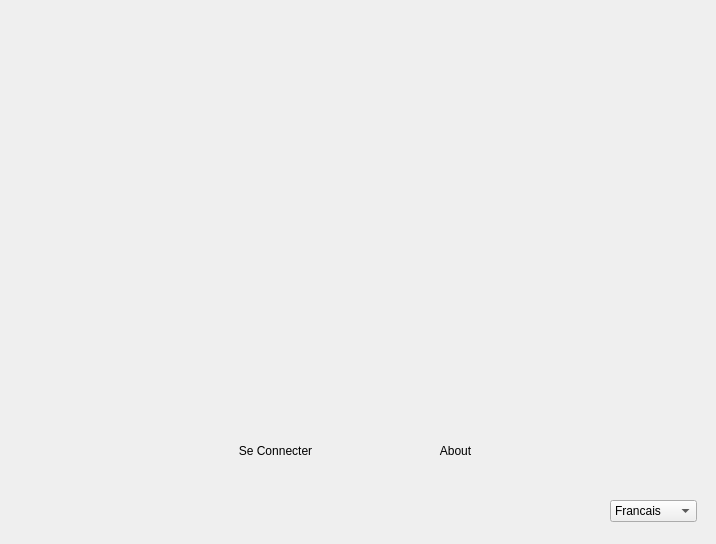
<?xml version="1.0" encoding="UTF-8"?>
<ui version="4.0">
 <class>Form</class>
 <widget class="QWidget" name="Form">
  <property name="geometry">
   <rect>
    <x>0</x>
    <y>0</y>
    <width>716</width>
    <height>544</height>
   </rect>
  </property>
  <property name="windowTitle">
   <string>Form</string>
  </property>
  <property name="styleSheet">
   <string notr="true">/*
 * The MIT License (MIT)
 *
 * Copyright (c) &lt;2013-2014&gt; &lt;Colin Duquesnoy&gt;
 * Copyright (c) &lt;2017&gt; &lt;Michell Stuttgart&gt;
 *
 * Permission is hereby granted, free of charge, to any person obtaining a copy
 * of this software and associated documentation files (the &quot;Software&quot;), to deal
 * in the Software without restriction, including without limitation the rights
 * to use, copy, modify, merge, publish, distribute, sublicense, and/or sell
 * copies of the Software, and to permit persons to whom the Software is
 * furnished to do so, subject to the following conditions:

 * The above copyright notice and this permission notice shall be included in
 * all copies or substantial portions of the Software.

 * THE SOFTWARE IS PROVIDED &quot;AS IS&quot;, WITHOUT WARRANTY OF ANY KIND, EXPRESS OR
 * IMPLIED, INCLUDING BUT NOT LIMITED TO THE WARRANTIES OF MERCHANTABILITY,
 * FITNESS FOR A PARTICULAR PURPOSE AND NONINFRINGEMENT. IN NO EVENT SHALL THE
 * AUTHORS OR COPYRIGHT HOLDERS BE LIABLE FOR ANY CLAIM, DAMAGES OR OTHER
 * LIABILITY, WHETHER IN AN ACTION OF CONTRACT, TORT OR OTHERWISE, ARISING FROM,
 * OUT OF OR IN CONNECTION WITH THE SOFTWARE OR THE USE OR OTHER DEALINGS IN
 * THE SOFTWARE.
 */
 QToolTip
 {
      border: 1px solid black;
      background-color: #D1DBCB;
      padding: 1px;
      border-radius: 3px;
      opacity: 100;
 }
 
 QWidget
 {
     color: #b1b1b1;
     background-color: #323232;
     selection-background-color:#323232;
     selection-color: black;
     background-clip: border;
     border-image: none;
     border: 0px transparent black;
     outline: 0;
 }
 
 QWidget:item:hover
 {
     background-color: #D1DBCB;
     color: black;
 }
 
 QWidget:item:selected
 {
     background-color: #D1DBCB;
     border: 0px
 }
 
 QCheckBox
 {
     spacing: 5px;
     outline: none;
     color: #eff0f1;
     margin-bottom: 2px;
 }
 
 QCheckBox:disabled
 {
     color: #76797C;
 }
 
 QCheckBox::indicator,QGroupBox::indicator
 {
     width: 18px;
     height: 18px;
 }
 
 QGroupBox::indicator
 {
     margin-left: 2px;
 }
 
 QCheckBox::indicator:unchecked
 {
     image: url(:/qss_icons/rc/checkbox_unchecked.png);
 }
 
 QCheckBox::indicator:unchecked:hover,
 QCheckBox::indicator:unchecked:focus,
 QCheckBox::indicator:unchecked:pressed,
 QGroupBox::indicator:unchecked:hover,
 QGroupBox::indicator:unchecked:focus,
 QGroupBox::indicator:unchecked:pressed
 {
   border: none;
     image: url(:/qss_icons/rc/checkbox_unchecked_focus.png);
 }
 
 QCheckBox::indicator:checked
 {
     image: url(:/qss_icons/rc/checkbox_checked.png);
 }
 
 QCheckBox::indicator:checked:hover,
 QCheckBox::indicator:checked:focus,
 QCheckBox::indicator:checked:pressed,
 QGroupBox::indicator:checked:hover,
 QGroupBox::indicator:checked:focus,
 QGroupBox::indicator:checked:pressed
 {
     border: none;
     image: url(:/qss_icons/rc/checkbox_checked_focus.png);
 }
 
 
 QCheckBox::indicator:indeterminate
 {
     image: url(:/qss_icons/rc/checkbox_indeterminate.png);
 }
 
 QCheckBox::indicator:indeterminate:focus,
 QCheckBox::indicator:indeterminate:hover,
 QCheckBox::indicator:indeterminate:pressed
 {
     image: url(:/qss_icons/rc/checkbox_indeterminate_focus.png);
 }
 
 QCheckBox::indicator:checked:disabled,
 QGroupBox::indicator:checked:disabled
 {
     image: url(:/qss_icons/rc/checkbox_checked_disabled.png);
 }
 
 QCheckBox::indicator:unchecked:disabled,
 QGroupBox::indicator:unchecked:disabled
 {
     image: url(:/qss_icons/rc/checkbox_unchecked_disabled.png);
 }
 
 QRadioButton
 {
     spacing: 5px;
     outline: none;
     color: #eff0f1;
     margin-bottom: 2px;
 }
 
 QRadioButton:disabled
 {
     color: #76797C;
 }
 QRadioButton::indicator
 {
     width: 21px;
     height: 21px;
 }
 
 QRadioButton::indicator:unchecked
 {
     image: url(:/qss_icons/rc/radio_unchecked.png);
 }
 
 
 QRadioButton::indicator:unchecked:hover,
 QRadioButton::indicator:unchecked:focus,
 QRadioButton::indicator:unchecked:pressed
 {
     border: none;
     outline: none;
     image: url(:/qss_icons/rc/radio_unchecked_focus.png);
 }
 
 QRadioButton::indicator:checked
 {
     border: none;
     outline: none;
     image: url(:/qss_icons/rc/radio_checked.png);
 }
 
 QRadioButton::indicator:checked:hover,
 QRadioButton::indicator:checked:focus,
 QRadioButton::indicator:checked:pressed
 {
     border: none;
     outline: none;
     image: url(:/qss_icons/rc/radio_checked_focus.png);
 }
 
 QRadioButton::indicator:checked:disabled
 {
     outline: none;
     image: url(:/qss_icons/rc/radio_checked_disabled.png);
 }
 
 QRadioButton::indicator:unchecked:disabled
 {
     image: url(:/qss_icons/rc/radio_unchecked_disabled.png);
 }
 
 
 QMenuBar
 {
     background-color: #323232;
     color: #D1DBCB;
 }
 
 QMenuBar::item
 {
     background-color: #323232;
     background: transparent;
     /* padding: 2px 20px 2px 20px; */
 }
 
 QMenuBar::item:selected
 {
     background: transparent;
     /* border: 1px solid #76797C; */
 }
 
 QMenuBar::item:pressed
 {
     border: 0px solid #76797C;
     background-color: #D1DBCB;
     color: #000;
     margin-bottom:-1px;
     padding-bottom:1px;
 }
 
 QMenu
 {
     background-color: #323232;
     /* border: 1px solid #76797C; */
     color: #eff0f1;
     /*margin: 2px; */
 }
 
 QMenu::icon
 {
     /*margin: 5px;*/
 }
 
 QMenu::item
 {
     padding: 2px 30px 2px 30px;
     /*margin-left: 5px;*/
     border: 1px solid transparent; /* reserve space for selection border */
 }
 
 QMenu::item:selected
 {
     color: #000000;
 }
 
 QMenu::separator {
     height: 2px;
     background: #D1DBCB;
     margin-left: 10px;
     margin-right: 5px;
 }
 
 QMenu::indicator {
     width: 18px;
     height: 18px;
 }
 
 /* non-exclusive indicator = check box style indicator
    (see QActionGroup::setExclusive) */
 QMenu::indicator:non-exclusive:unchecked {
     image: url(:/qss_icons/rc/checkbox_unchecked.png);
 }
 
 QMenu::indicator:non-exclusive:unchecked:selected {
     image: url(:/qss_icons/rc/checkbox_unchecked_disabled.png);
 }
 
 QMenu::indicator:non-exclusive:checked {
     image: url(:/qss_icons/rc/checkbox_checked.png);
 }
 
 QMenu::indicator:non-exclusive:checked:selected {
     image: url(:/qss_icons/rc/checkbox_checked_disabled.png);
 }
 
 /* exclusive indicator = radio button style indicator (see QActionGroup::setExclusive) */
 QMenu::indicator:exclusive:unchecked {
     image: url(:/qss_icons/rc/radio_unchecked.png);
 }
 
 QMenu::indicator:exclusive:unchecked:selected {
     image: url(:/qss_icons/rc/radio_unchecked_disabled.png);
 }
 
 QMenu::indicator:exclusive:checked {
     image: url(:/qss_icons/rc/radio_checked.png);
 }
 
 QMenu::indicator:exclusive:checked:selected {
     image: url(:/qss_icons/rc/radio_checked_disabled.png);
 }
 
 QMenu::right-arrow {
     margin: 5px;
     image: url(:/qss_icons/rc/right_arrow.png)
 }
 
 
 QWidget:disabled
 {
     color: #454545;
     background-color: #323232;
 }
 
 QAbstractItemView
 {
     alternate-background-color: #323232;
     color: #eff0f1;
     border: 1px solid 3A3939;
     border-radius: 2px;
 }
 
 QWidget:focus, QMenuBar:focus,QToolBar:focus,QScrollAreaViewer:focus
 {
     /* border: 2px solid #D1DBCB; */
 }
 
 QTabWidget:focus, QCheckBox:focus, QRadioButton:focus, QSlider:focus
 {
     border: none;
 }
 
 QLineEdit
 {
     background-color: #1e1e1e;
     selection-background-color: #D1DBCB;
     selection-color: black;
     padding: 5px;
     border-style: solid;
     border: 1px solid #76797C;
     border-radius: 2px;
     color: #eff0f1;
 }
 
 QGroupBox {
     border:1px solid #76797C;
     border-radius: 2px;
     margin-top: 20px;
 }
 
 QGroupBox::title {
     subcontrol-origin: margin;
     subcontrol-position: top center;
     padding-left: 10px;
     padding-right: 10px;
     padding-top: 10px;
 }
 
 QAbstractScrollArea
 {
     border-radius: 0px;
     border: 0px solid #76797C;
     background-color: transparent;
 }
 
 QScrollBar:horizontal
 {
     height: 15px;
     margin: 3px 15px 3px 15px;
     border: 1px transparent #2A2929;
     border-radius: 4px;
     background-color: #2A2929;
 }
 
 QScrollBar::handle:horizontal
 {
     background-color: #605F5F;
     min-width: 5px;
     border-radius: 4px;
 }
 
 QScrollBar::add-line:horizontal
 {
     margin: 0px 3px 0px 3px;
     border-image: url(:/qss_icons/rc/right_arrow_disabled.png);
     width: 10px;
     height: 10px;
     subcontrol-position: right;
     subcontrol-origin: margin;
 }
 
 QScrollBar::sub-line:horizontal
 {
     margin: 0px 3px 0px 3px;
     border-image: url(:/qss_icons/rc/left_arrow_disabled.png);
     height: 10px;
     width: 10px;
     subcontrol-position: left;
     subcontrol-origin: margin;
 }
 
 QScrollBar::add-line:horizontal:hover,QScrollBar::add-line:horizontal:on
 {
     border-image: url(:/qss_icons/rc/right_arrow.png);
     height: 10px;
     width: 10px;
     subcontrol-position: right;
     subcontrol-origin: margin;
 }
 
 
 QScrollBar::sub-line:horizontal:hover, QScrollBar::sub-line:horizontal:on
 {
     border-image: url(:/qss_icons/rc/left_arrow.png);
     height: 10px;
     width: 10px;
     subcontrol-position: left;
     subcontrol-origin: margin;
 }
 
 QScrollBar::up-arrow:horizontal, QScrollBar::down-arrow:horizontal
 {
     background: none;
 }
 
 
 QScrollBar::add-page:horizontal, QScrollBar::sub-page:horizontal
 {
     background: none;
 }
 
 QScrollBar:vertical
 {
     background-color: #2A2929;
     width: 15px;
     margin: 15px 3px 15px 3px;
     border: 1px transparent #2A2929;
     border-radius: 4px;
 }
 
 QScrollBar::handle:vertical
 {
     background-color: #605F5F;
     min-height: 5px;
     border-radius: 4px;
 }
 
 QScrollBar::sub-line:vertical
 {
     margin: 3px 0px 3px 0px;
     border-image: url(:/qss_icons/rc/up_arrow_disabled.png);
     height: 10px;
     width: 10px;
     subcontrol-position: top;
     subcontrol-origin: margin;
 }
 
 QScrollBar::add-line:vertical
 {
     margin: 3px 0px 3px 0px;
     border-image: url(:/qss_icons/rc/down_arrow_disabled.png);
     height: 10px;
     width: 10px;
     subcontrol-position: bottom;
     subcontrol-origin: margin;
 }
 
 QScrollBar::sub-line:vertical:hover,QScrollBar::sub-line:vertical:on
 {
 
     border-image: url(:/qss_icons/rc/up_arrow.png);
     height: 10px;
     width: 10px;
     subcontrol-position: top;
     subcontrol-origin: margin;
 }
 
 
 QScrollBar::add-line:vertical:hover, QScrollBar::add-line:vertical:on
 {
     border-image: url(:/qss_icons/rc/down_arrow.png);
     height: 10px;
     width: 10px;
     subcontrol-position: bottom;
     subcontrol-origin: margin;
 }
 
 QScrollBar::up-arrow:vertical, QScrollBar::down-arrow:vertical
 {
     background: none;
 }
 
 
 QScrollBar::add-page:vertical, QScrollBar::sub-page:vertical
 {
     background: none;
 }
 
 QTextEdit
 {
     background-color: #1e1e1e;
     color: #eff0f1;
     border: 1px solid #76797C;
 }
 
 QPlainTextEdit
 {
     background-color: #1e1e1e;;
     color: #eff0f1;
     border-radius: 2px;
     border: 1px solid #76797C;
 }
 
 QHeaderView::section
 {
     background-color: #76797C;
     color: #eff0f1;
     padding: 5px;
     border: 1px solid #76797C;
 }
 
 QSizeGrip {
     image: url(:/qss_icons/rc/sizegrip.png);
     width: 12px;
     height: 12px;
 }
 
 
 QMainWindow::separator
 {
     background-color: #323232;
     color: white;
     padding-left: 4px;
     spacing: 2px;
     border: 1px dashed #76797C;
 }
 
 QMainWindow::separator:hover
 {
 
     background-color: #787876;
     color: white;
     padding-left: 4px;
     border: 1px solid #76797C;
     spacing: 2px;
 }
 
 
 QMenu::separator
 {
     height: 1px;
     background-color: #76797C;
     color: white;
     padding-left: 4px;
     margin-left: 10px;
     margin-right: 5px;
 }
 
 QFrame
 {
     border-radius: 0px;
     /*border: 1px solid #76797C;*/
 }
 
 
 QFrame[frameShape=&quot;0&quot;]
 {
     border-radius: 0px;
     border: 0px transparent #76797C;
 }
 
 QStackedWidget
 {
     border: 1px transparent black;
 }
 
 QToolBar {
     border: 0px transparent #393838;
     background: 0px solid #323232;
     font-weight: bold;
 }
 
 QToolBar::handle:horizontal {
     image: url(:/qss_icons/rc/Hmovetoolbar.png);
 }
 QToolBar::handle:vertical {
     image: url(:/qss_icons/rc/Vmovetoolbar.png);
 }
 QToolBar::separator:horizontal {
     image: url(:/qss_icons/rc/Hsepartoolbar.png);
 }
 QToolBar::separator:vertical {
     image: url(:/qss_icons/rc/Vsepartoolbar.png);
 }
 QToolButton#qt_toolbar_ext_button {
     background: #58595a
 }
 
 QPushButton
 {
     
     color: #eff0f1;
     background-color: #323232;
     border-width: 1px;
     border-color: #76797C;
     border-style: solid;
     padding: 5px;
     border-radius: 0px;
     outline: none;
 }
 
 QPushButton:disabled
 {
     
     background-color: rgb(117, 0, 176);
     border-width: 1px;
     border-color: #454545;
     border-style: solid;
     padding-top: 5px;
     padding-bottom: 5px;
     padding-left: 10px;
     padding-right: 10px;
     border-radius: 2px;
     color: #454545;
 }
 
 QPushButton:focus {
     background-color: #D1DBCB;
     color: black;
 }
 
 QPushButton:pressed
 {
     color: black;
     background-color: #D1DBCB;
     padding-top: -15px;
     padding-bottom: -17px;
 }
 
 QComboBox
 {
     selection-background-color: #D1DBCB;
     background-color: #31363B;
     border-style: solid;
     border: 1px solid #76797C;
     border-radius: 2px;
     padding: 5px;
     min-width: 75px;
 }
 
 QPushButton:checked{
     background-color: #76797C;
     border-color: #6A6969;
 }
 
 QComboBox:hover,QPushButton:hover,QAbstractSpinBox:hover,QLineEdit:hover,QTextEdit:hover,QPlainTextEdit:hover,QAbstractView:hover,QTreeView:hover
 {
     border: 1px solid #D1DBCB;
 }
 
 QComboBox:on
 {
     padding-top: 0px;
     padding-left: 4px;
     selection-background-color: #4a4a4a;
 }
 
 QComboBox QAbstractItemView
 {
     background-color: #1e1e1e;
     border-radius: 2px;
     border: 1px solid #76797C;
     selection-background-color: #D1DBCB;
 }
 
 QComboBox::drop-down
 {
     subcontrol-origin: padding;
     subcontrol-position: top right;
     width: 15px;
 
     border-left-width: 0px;
     border-left-color: darkgray;
     border-left-style: solid;
     border-top-right-radius: 3px;
     border-bottom-right-radius: 3px;
 }
 
 QComboBox::down-arrow
 {
     image: url(:/qss_icons/rc/down_arrow_disabled.png);
 }
 
 QComboBox::down-arrow:on, QComboBox::down-arrow:hover,
 QComboBox::down-arrow:focus
 {
     image: url(:/qss_icons/rc/down_arrow.png);
 }
 
 QAbstractSpinBox {
     padding: 2px;
     margin: 2px;
     background-color: #1e1e1e;
     color: #eff0f1;
     border-radius: 0px;
     min-width: 75px;
     selection-background-color: #D1DBCB;
     selection-color: black;
 }
 
 QAbstractSpinBox:up-button
 {
     background-color: transparent;
     subcontrol-origin: border;
     subcontrol-position: center right;
 }
 
 QAbstractSpinBox:down-button
 {
     background-color: transparent;
     subcontrol-origin: border;
     subcontrol-position: center left;
 }
 
 QAbstractSpinBox::up-arrow,QAbstractSpinBox::up-arrow:disabled,QAbstractSpinBox::up-arrow:off {
     image: url(:/qss_icons/rc/up_arrow_disabled.png);
     width: 10px;
     height: 10px;
 }
 QAbstractSpinBox::up-arrow:hover
 {
     image: url(:/qss_icons/rc/up_arrow.png);
 }
 
 
 QAbstractSpinBox::down-arrow,QAbstractSpinBox::down-arrow:disabled,QAbstractSpinBox::down-arrow:off
 {
     image: url(:/qss_icons/rc/down_arrow_disabled.png);
     width: 10px;
     height: 10px;
 }
 QAbstractSpinBox::down-arrow:hover
 {
     image: url(:/qss_icons/rc/down_arrow.png);
 }
 
 
 QLabel
 {
     border: 0px solid black;
     margin-left: 2px;
     margin-right: 2px;
     color: #D1DBCB;
 }
 
 QTabWidget{
     border: 0px transparent black;
 }
 
 QTabWidget::pane {
     border: 1px solid #76797C;
     padding: 5px;
     margin: 0px;
 }
 
 QTabWidget::tab-bar {
     left: 5px; /* move to the right by 5px */
 }
 
 QTabBar
 {
     qproperty-drawBase: 0;
     border-radius: 3px;
 }
 
 QTabBar::focus
 {
     border: 0px transparent black;
     color: black;
 }
 
 QTabBar::hover
 {
     border: 0px transparent black;
     color: black;
 }
 
 QTabBar::close-button  {
     image: url(:/qss_icons/rc/close.png);
     background: transparent;
 }
 
 QTabBar::close-button:hover
 {
     image: url(:/qss_icons/rc/close-hover.png);
     background: transparent;
 }
 
 QTabBar::close-button:pressed {
     image: url(:/qss_icons/rc/close-pressed.png);
     background: transparent;
 }
 
 /* TOP TABS */
 QTabBar::tab:top {
     color: #eff0f1;
     border: 1px solid #76797C;
     border-bottom: 1px transparent black;
     background-color: #323232;
     padding: 5px;
     min-width: 50px;
     border-top-left-radius: 2px;
     border-top-right-radius: 2px;
 }
 
 QTabBar::tab:top:!selected
 {
     color: #eff0f1;
     background-color: #54575B;
     border: 1px solid #76797C;
     border-bottom: 1px transparent black;
     border-top-left-radius: 2px;
     border-top-right-radius: 2px;
 }
 
 QTabBar::tab:top:!selected:hover {
     background-color: #D1DBCB;
     color: black;
 }
 
 /* BOTTOM TABS */
 QTabBar::tab:bottom {
     color: #eff0f1;
     border: 1px solid #76797C;
     border-top: 1px transparent black;
     background-color: #323232;
     padding: 5px;
     border-bottom-left-radius: 2px;
     border-bottom-right-radius: 2px;
     min-width: 50px;
 }
 
 QTabBar::tab:bottom:!selected
 {
     color: #eff0f1;
     background-color: #54575B;
     border: 1px solid #76797C;
     border-top: 1px transparent black;
     border-bottom-left-radius: 2px;
     border-bottom-right-radius: 2px;
 }
 
 QTabBar::tab:bottom:!selected:hover {
     background-color: #D1DBCB;
     color: black;
 }
 
 /* LEFT TABS */
 QTabBar::tab:left {
     color: #eff0f1;
     border: 1px solid #76797C;
     border-left: 1px transparent black;
     background-color: #323232;
     padding: 5px;
     border-top-right-radius: 2px;
     border-bottom-right-radius: 2px;
     min-height: 50px;
 }
 
 QTabBar::tab:left:!selected
 {
     color: #eff0f1;
     background-color: #54575B;
     border: 1px solid #76797C;
     border-left: 1px transparent black;
     border-top-right-radius: 2px;
     border-bottom-right-radius: 2px;
 }
 
 QTabBar::tab:left:!selected:hover {
     background-color: #D1DBCB;
     color: black;
 }
 
 
 /* RIGHT TABS */
 QTabBar::tab:right {
     color: #eff0f1;
     border: 1px solid #76797C;
     border-right: 1px transparent black;
     background-color: #323232;
     padding: 5px;
     border-top-left-radius: 2px;
     border-bottom-left-radius: 2px;
     min-height: 50px;
 }
 
 QTabBar::tab:right:!selected
 {
     color: #eff0f1;
     background-color: #54575B;
     border: 1px solid #76797C;
     border-right: 1px transparent black;
     border-top-left-radius: 2px;
     border-bottom-left-radius: 2px;
 }
 
 QTabBar::tab:right:!selected:hover {
     background-color: #D1DBCB;
     color: black;
 }
 
 QTabBar QToolButton::right-arrow:enabled {
      image: url(:/qss_icons/rc/right_arrow.png);
  }
 
  QTabBar QToolButton::left-arrow:enabled {
      image: url(:/qss_icons/rc/left_arrow.png);
  }
 
 QTabBar QToolButton::right-arrow:disabled {
      image: url(:/qss_icons/rc/right_arrow_disabled.png);
  }
 
  QTabBar QToolButton::left-arrow:disabled {
      image: url(:/qss_icons/rc/left_arrow_disabled.png);
  }
 
 
 QDockWidget {
     background: #323232;
     border: 1px solid #403F3F;
     titlebar-close-icon: url(:/qss_icons/rc/close.png);
     titlebar-normal-icon: url(:/qss_icons/rc/undock.png);
 }
 
 QDockWidget::close-button, QDockWidget::float-button {
     border: 1px solid transparent;
     border-radius: 2px;
     background: transparent;
 }
 
 QDockWidget::close-button:hover, QDockWidget::float-button:hover {
     background: rgba(255, 255, 255, 10);
 }
 
 QDockWidget::close-button:pressed, QDockWidget::float-button:pressed {
     padding: 1px -1px -1px 1px;
     background: rgba(255, 255, 255, 10);
 }
 
 QTreeView, QListView
 {
     border: 1px solid #76797C;
     background-color: #1e1e1e;
 }
 
 QTreeView:branch:selected, QTreeView:branch:hover
 {
     background: url(:/qss_icons/rc/transparent.png);
 }
 
 QTreeView::branch:has-siblings:!adjoins-item {
     border-image: url(:/qss_icons/rc/transparent.png);
 }
 
 QTreeView::branch:has-siblings:adjoins-item {
     border-image: url(:/qss_icons/rc/transparent.png);
 }
 
 QTreeView::branch:!has-children:!has-siblings:adjoins-item {
     border-image: url(:/qss_icons/rc/transparent.png);
 }
 
 QTreeView::branch:has-children:!has-siblings:closed,
 QTreeView::branch:closed:has-children:has-siblings {
     image: url(:/qss_icons/rc/branch_closed.png);
 }
 
 QTreeView::branch:open:has-children:!has-siblings,
 QTreeView::branch:open:has-children:has-siblings  {
     image: url(:/qss_icons/rc/branch_open.png);
 }
 
 QTreeView::branch:has-children:!has-siblings:closed:hover,
 QTreeView::branch:closed:has-children:has-siblings:hover {
     image: url(:/qss_icons/rc/branch_closed-on.png);
     }
 
 QTreeView::branch:open:has-children:!has-siblings:hover,
 QTreeView::branch:open:has-children:has-siblings:hover  {
     image: url(:/qss_icons/rc/branch_open-on.png);
     }
 
 QListView::item:!selected:hover, QTreeView::item:!selected:hover  {
     background: #848383;
     outline: 0;
     color: #eff0f1;
 }
 
 QListView::item:selected:hover, QTreeView::item:selected:hover  {
     background: #D1DBCB;
 }
 
 QSlider::groove:horizontal {
     border: 1px solid #565a5e;
     height: 4px;
     background: #565a5e;
     margin: 0px;
     border-radius: 2px;
 }
 
 QSlider::handle:horizontal {
     background: #D1DBCB;
     border: 1px solid #999999;
     width: 10px;
     height: 10px;
     margin: -5px 0;
 }
 
 QSlider::add-page:qlineargradient {
     background: #595858;
     border-top-right-radius: 5px;
     border-bottom-right-radius: 5px;
     border-top-left-radius: 0px;
     border-bottom-left-radius: 0px;
 }
 
 QSlider::sub-page::qlineargradient:horizontal {
     background:  #D1DBCB;
     border-top-right-radius: 0px;
     border-bottom-right-radius: 0px;
     border-top-left-radius: 5px;
     border-bottom-left-radius: 5px;
 }
 
 QSlider::groove:vertical {
     border: 1px solid #565a5e;
     width: 4px;
     background: #565a5e;
     margin: 0px;
     border-radius: 3px;
 }
 
 QSlider::handle:vertical {
     background: #D1DBCB;
     border: 1px solid #999999;
     width: 10px;
     height: 10px;
     margin: 0 -5px;
 }
 
 QToolButton {
     color: #D1DBCB;
     background-color: transparent;
     border: 0px transparent #76797C;
     border-radius: 0px;
     padding: 1px;
     margin-right: 5px;
 }
 
 QToolButton[popupMode=&quot;1&quot;] { /* only for MenuButtonPopup */
  padding-right: 20px; /* make way for the popup button */
  border: 1px #76797C;
  border-radius: 0px;
 }
 
 QToolButton[popupMode=&quot;2&quot;] { /* only for InstantPopup */
  padding-right: 10px; /* make way for the popup button */
  border: 0px #76797C;
 }
 
 
 QToolButton:hover, QToolButton::menu-button:hover {
     background-color: transparent;
     border: 1px solid #D1DBCB;
     padding: 2px;
 }
 
 QToolButton:checked, QToolButton:pressed,
         QToolButton::menu-button:pressed {
     color: black;
     background-color: #D1DBCB;
     border: 0px solid #D1DBCB;
     padding: 2px;
 }
 
 /* the subcontrol below is used only in the InstantPopup or DelayedPopup mode */
 QToolButton::menu-indicator {
     image: url(:/qss_icons/rc/down_arrow.png);
     top: -7px; left: -2px; /* shift it a bit */
 }
 
 /* the subcontrols below are used only in the MenuButtonPopup mode */
 QToolButton::menu-button {
     border: 1px transparent #76797C;
     border-top-right-radius: 6px;
     border-bottom-right-radius: 6px;
     /* 16px width + 4px for border = 20px allocated above */
     width: 16px;
     outline: none;
 }
 
 QToolButton::menu-arrow {
     image: url(:/qss_icons/rc/down_arrow.png);
 }
 
 QToolButton::menu-arrow:open {
     border: 1px solid #76797C;
 }
 
 QPushButton::menu-indicator  {
     subcontrol-origin: padding;
     subcontrol-position: bottom right;
     left: 8px;
 }
 
 QTableView
 {
     border: 1px solid #76797C;
     gridline-color: #323232;
     background-color: #1e1e1e;
 }
 
 
 QTableView, QHeaderView
 {
     border-radius: 0px;
 }
 
 QTableView::item:pressed, QListView::item:pressed, QTreeView::item:pressed  {
     background: #D1DBCB;
     color: black;
 }
 
 QTableView::item:selected:active, QTreeView::item:selected:active, QListView::item:selected:active  {
     background: #D1DBCB;
     color: black;
 }
 
 QHeaderView
 {
     background-color: #323232;
     border: 1px transparent;
     border-radius: 0px;
     margin: 0px;
     padding: 0px;
 
 }
 
 QHeaderView::section  {
     background-color: #323232;
     color: #eff0f1;
     padding: 5px;
     border: 1px solid #76797C;
     border-radius: 0px;
     text-align: center;
 }
 
 QHeaderView::section::vertical::first, QHeaderView::section::vertical::only-one
 {
     border-top: 1px solid #76797C;
 }
 
 QHeaderView::section::vertical
 {
     border-top: transparent;
 }
 
 QHeaderView::section::horizontal::first, QHeaderView::section::horizontal::only-one
 {
     border-left: 1px solid #76797C;
 }
 
 QHeaderView::section::horizontal
 {
     border-left: transparent;
 }
 
 
 QHeaderView::section:checked
  {
     color: white;
     background-color: #848383;
  }
 
  /* style the sort indicator */
 QHeaderView::down-arrow {
     image: url(:/qss_icons/rc/down_arrow.png);
 }
 
 QHeaderView::up-arrow {
     image: url(:/qss_icons/rc/up_arrow.png);
 }
 
 
 QTableCornerButton::section {
     background-color: #323232;
     border: 1px transparent #76797C;
     border-radius: 0px;
 }
 
 QToolBox  {
     padding: 5px;
     border: 1px transparent black;
 }
 
 QToolBox::tab {
     color: #eff0f1;
     background-color: #323232;
     border: 1px solid #76797C;
     border-bottom: 1px transparent #323232;
     border-top-left-radius: 5px;
     border-top-right-radius: 5px;
 }
 
 QToolBox::tab:selected { /* italicize selected tabs */
     font: italic;
     background-color: #323232;
     border-color: #D1DBCB;
  }
 
 QStatusBar::item {
     border: 0px transparent dark;
     margin: 0px;
     border: 0px;
  }
 
 
 QFrame[height=&quot;3&quot;], QFrame[width=&quot;3&quot;] {
     background-color: #76797C;
 }
 
 
 QSplitter::handle {
     border: 1px dashed #76797C;
 }
 
 QSplitter::handle:hover {
     background-color: #787876;
     border: 1px solid #76797C;
 }
 
 QSplitter::handle:horizontal {
     width: 1px;
 }
 
 QSplitter::handle:vertical {
     height: 1px;
 }
 
 QProgressBar {
     border: 1px solid #76797C;
     border-radius: 5px;
     text-align: center;
 }
 
 QProgressBar::chunk {
     background-color: #D1DBCB;
 }
 
 QDateEdit
 {
     selection-background-color: #D1DBCB;
     border-style: solid;
     border: 1px solid #CEE343;
     border-radius: 2px;
     padding: 1px;
     min-width: 75px;
 }
 
 QDateEdit:on
 {
     padding-top: 3px;
     padding-left: 4px;
     selection-background-color: #4a4a4a;
 }
 
 QDateEdit QAbstractItemView
 {
     background-color: #1e1e1e;
     border-radius: 2px;
     border: 1px solid #3375A3;
     selection-background-color: #D1DBCB;
 }
 
 QDateEdit::drop-down
 {
     subcontrol-origin: padding;
     subcontrol-position: top right;
     width: 15px;
     border-left-width: 0px;
     border-left-color: darkgray;
     border-left-style: solid;
     border-top-right-radius: 3px;
     border-bottom-right-radius: 3px;
 }
 
 QDateEdit::down-arrow
 {
     image: url(:/qss_icons/rc/down_arrow_disabled.png);
 }
 
 QDateEdit::down-arrow:on, QDateEdit::down-arrow:hover,
 QDateEdit::down-arrow:focus
 {
     image: url(:/qss_icons/rc/down_arrow.png);
 }
 
 </string>
  </property>
  <widget class="QComboBox" name="langage">
   <property name="geometry">
    <rect>
     <x>610</x>
     <y>500</y>
     <width>87</width>
     <height>22</height>
    </rect>
   </property>
   <property name="styleSheet">
    <string notr="true"/>
   </property>
   <item>
    <property name="text">
     <string>Francais</string>
    </property>
   </item>
   <item>
    <property name="text">
     <string>Anglais</string>
    </property>
   </item>
   <item>
    <property name="text">
     <string>عربى</string>
    </property>
   </item>
  </widget>
  <widget class="QPushButton" name="button_login">
   <property name="geometry">
    <rect>
     <x>200</x>
     <y>430</y>
     <width>151</width>
     <height>41</height>
    </rect>
   </property>
   <property name="styleSheet">
    <string notr="true">border-radius: 12px;
</string>
   </property>
   <property name="text">
    <string>Se Connecter</string>
   </property>
  </widget>
  <widget class="QPushButton" name="button_about">
   <property name="geometry">
    <rect>
     <x>380</x>
     <y>430</y>
     <width>151</width>
     <height>41</height>
    </rect>
   </property>
   <property name="styleSheet">
    <string notr="true">border-radius: 12px;
</string>
   </property>
   <property name="text">
    <string>About</string>
   </property>
  </widget>
  <widget class="QLabel" name="label">
   <property name="geometry">
    <rect>
     <x>30</x>
     <y>20</y>
     <width>661</width>
     <height>391</height>
    </rect>
   </property>
   <property name="styleSheet">
    <string notr="true">border-radius: 12px;
</string>
   </property>
   <property name="text">
    <string/>
   </property>
   <property name="pixmap">
    <pixmap>../images/welcome.png</pixmap>
   </property>
   <property name="scaledContents">
    <bool>true</bool>
   </property>
  </widget>
 </widget>
 <resources/>
 <connections/>
</ui>
